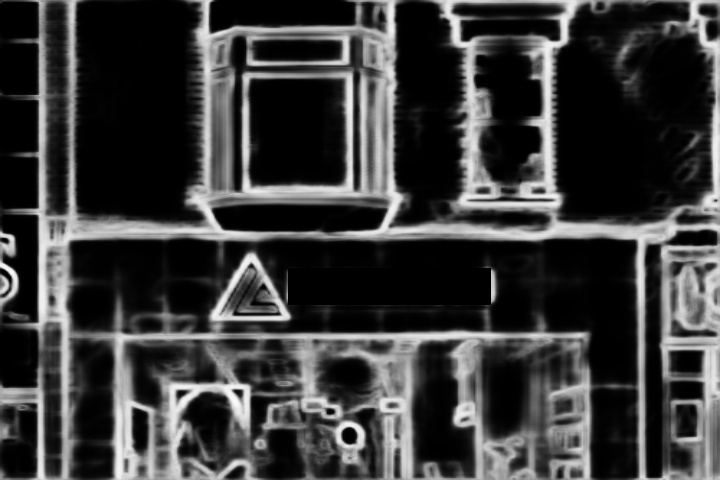
#> input picture ascii/images/masked_hed.jpg, 720 x 480 px
$ python test.py
#> lines starting #> are read from the running program, lines starting #| are printed output that depends on the picture; after the words box and inside, x2 and y2 are one past the last pixel; in counts of white or black regions, pixels touching at a corner belong together
### ascii/ascii.py
from PIL import Image, ImageDraw, ImageFont
import numpy as np
import cv2 as cv
from metrics import SAD, NCC

def preprocess_ascii(Tw=17, Th=37, font_size=24, mode="L", more_char=True):
#> called with Tw = 8, Th = 18, font_size = 24, mode = 'L', more_char = False
    font = ImageFont.truetype('fonts/Menlo.ttc', size=font_size)
    letters = {}
    xx = list(range(32, 127))
    if more_char:
        xx.extend(
            [915, 956, 1084, 1085, 1096, 8213, 8242, 8712, 8736, 8743, 8746, 8747, 8765, 8978, 9472, 9474, 9484, 9488, 9496,
             9500, 9508, 9524, 9581, 9582, 9583, 9584, 9585, 9586, 9621, 9651])

    for i in xx:
        img = Image.new(mode, (15, 28), "black")
        d = ImageDraw.Draw(img)
        d.text((0, 0), chr(i), font=font, fill='white')
        # img = ndimage.gaussian_filter(img, 1))
        img = img.resize((Tw, Th))
        # [4 lines of commented-out code are left out]
        img_data = np.asarray(img)
        # print(img_data.shape)
        # print(img_data)
        letters[i] = img_data
    # letters.pop(64)
    # letters.pop(37)
    return letters

def image_to_ascii(image, x0, y0, Tw, Th, Rw, Rh, letters, metrics="SAD"):
    # print(image.shape)
    # for line in image:
    #     print(line)
    def argmin(d):
        if not d: return None
        min_val = min(d.values())
        return [k for k in d if d[k] == min_val][0]

    # [4 lines left out: function argmax, not called in this run]

    result = ""
    loss = 0
    for i in range(Rh):
        for j in range(Rw):
            # print("position: i = %d, j = %d" % (i, j))
            # get the current patch of the image
            patch = image[y0+i*Th:y0+(i+1)*Th, x0+j*Tw:x0+(j+1)*Tw]
            # print("Patch: \n", patch)
            if metrics == "SAD":
                distances = {l:SAD(patch, letters[l]) for l in letters}
                # print(distances)
                best_match = argmin(distances)
            if metrics == "NCC":
                similarity = {l:NCC(patch, letters[l]) for l in letters}
                best_match = argmax(similarity)
            result += chr(best_match)
            loss += distances[best_match]
        result += "\n"
    result = result[:-1]
    loss /= ((Rw*Rh)*(Tw*Th))
    return result, loss

def post_process(result, text, start, save_path="result.txt"):
    if text:
        # replace the corrsponding location with text from OCR
        end = start+len(text)
        result = result[:start]+text+result[end:]
    # save the result in result.txt
    fp = open(save_path, 'w', encoding='utf8')
    fp.write(result)
    fp.close()
    return result

# [19 lines that do not run on import are left out]

### ascii/metrics.py
import numpy as np

def SAD(patch1, patch2):
    # calculate the Sum of Absolute Difference of two patches
    # print(patch1.shape, patch2.shape)
    assert patch1.shape == patch2.shape, 'Shape not match!'
    # print(patch1.shape)
    return np.sum(np.abs(patch1-patch2))

# [22 lines left out: function NCC, not called in this run]

def HOG(patch1, patch2):
    return 0


# [9 lines left out: function ShapeContext, not called in this run]


class SC(object):
    # [6 lines left out: function __init__, not called in this run]

    @staticmethod
    def logspace(r1, r2, n):
        return [10**(r1+i*(r2-r1)/n) for i in range(n+1)]

    @staticmethod
    def euclid_distance(point1, point2):
        return np.sqrt((point1[0]-point2[0])**2+(point1[1]-point2[1])**2)

    @staticmethod
    def get_angle(point1, point2):
       return  np.arctan2((point2[0]-point1[0]), (point2[1]-point1[1]))

    # [74 lines left out: functions _dist2, _get_angles, compute, _cost, cost, not called in this run]


# [18 lines that do not run on import are left out]

### ascii/test.py
# test the fonctions of ascii module
from ascii import preprocess_ascii, image_to_ascii, post_process
import cv2 as cv
import numpy as np

def draw_patch(image, x0, y0, Tw, Th, Rw, Rh):
    image = np.asarray(image)
    image = cv.cvtColor(image, cv.COLOR_BGR2RGB)
    for i in range(Rw):
        for j in range(Rh):
            start_point = (x0+i*Tw, y0+j*Th)
            end_point = (x0+(i+1)*Tw, y0+(j+1)*Th)
            image = cv.rectangle(image, start_point, end_point, (0, 0, 255))
    cv.imwrite("images/hed_patch.jpg", image)
    cv.imshow("Patches", image)
    cv.waitKey(0)
    return None

letters = preprocess_ascii(Tw=8, Th=18, more_char=False)

hed = cv.imread("./images/masked_hed.jpg")
#> hed is the input picture: shape (480, 720, 3); min 0, max 253, mean 58.8
hed = cv.cvtColor(hed, cv.COLOR_BGR2GRAY)
#> hed: shape (480, 720)

result, loss = image_to_ascii(hed, x0=288-6*17, y0=268-37, Tw=8, Th=18, Rw=16, Rh=6, letters=letters)
#> after the loop in image_to_ascii, `for i in range(Rh):`: loss = 789484
#> in image_to_ascii, `loss /= ((Rw*Rh)*(Tw*Th))`: loss = 57.11
#> loss = 57.11

draw_patch(hed, x0=288-6*17, y0=268-37, Tw=8, Th=18, Rw=16, Rh=6)
#> after the loop in draw_patch, `for i in range(Rw):`:
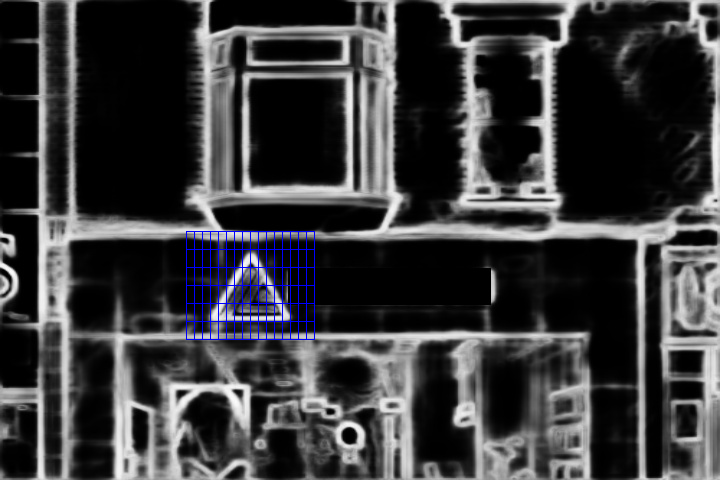
#> image: shape (480, 720, 3); 0.76% of pixels changed, all inside (x1, y1, x2, y2) = (186, 231, 315, 340)

post_process(result, None, 0, save_path='triangle.txt')
